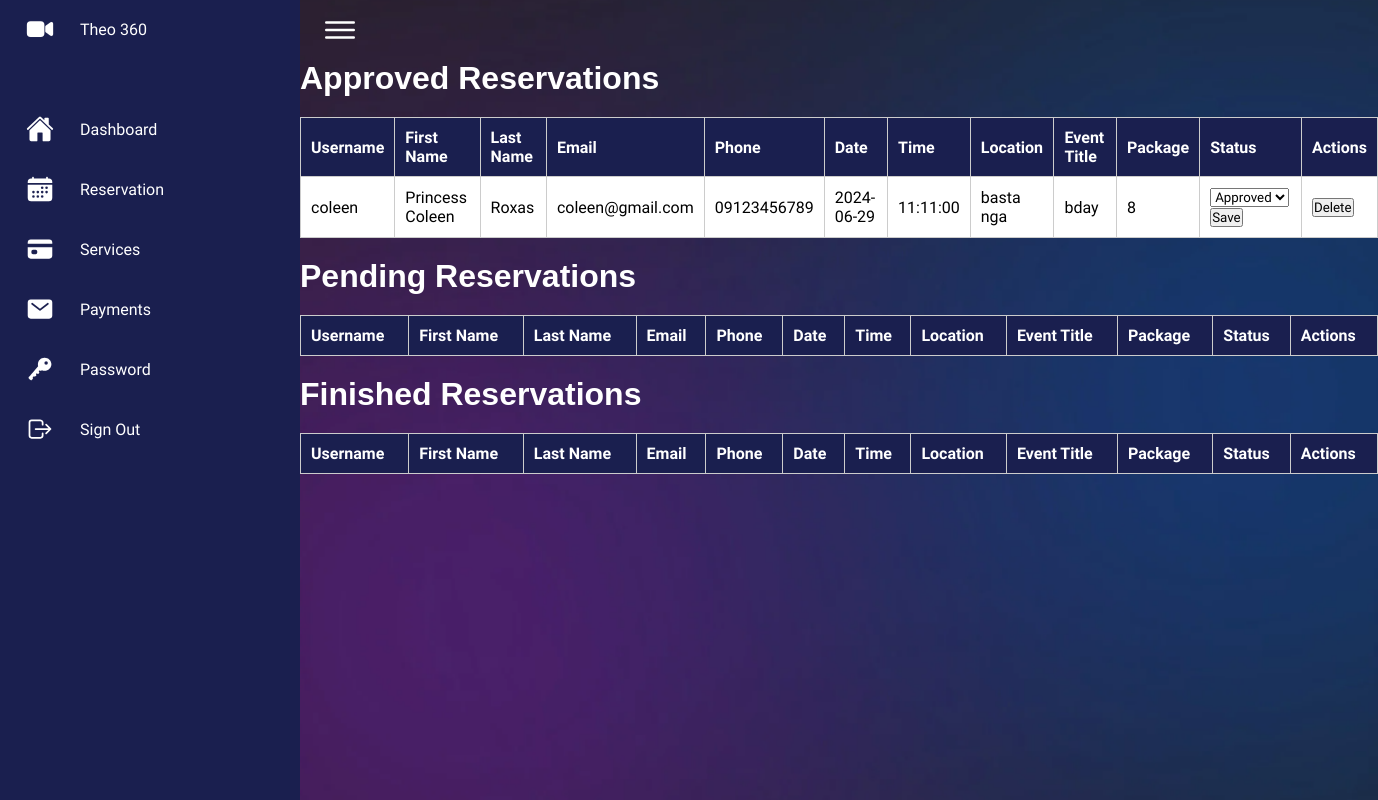
The app's page /reservation.php with its own data.
### tables this page shows
CREATE TABLE `bookings` (
  `booking_id` int(11) NOT NULL,
  `user_id` int(11) NOT NULL,
  `service_id` int(11) NOT NULL,
  `date` date DEFAULT NULL,
  `time` time DEFAULT NULL,
  `location` varchar(255) DEFAULT NULL,
  `indoor_outdoor` varchar(50) DEFAULT NULL,
  `event_title` varchar(255) DEFAULT NULL,
  `status` varchar(255) NOT NULL DEFAULT 'pending'
);

CREATE TABLE `users` (
  `user_id` int(11) NOT NULL,
  `email` varchar(255) NOT NULL,
  `first_name` varchar(255) NOT NULL,
  `last_name` varchar(255) NOT NULL,
  `username` varchar(255) NOT NULL,
  `password` varchar(255) NOT NULL,
  `p_num` varchar(225) NOT NULL,
  `role` enum('user','admin') DEFAULT 'user'
);

CREATE TABLE `services` (
  `service_id` int(11) NOT NULL,
  `service_name` varchar(255) NOT NULL,
  `service_desc` text NOT NULL,
  `service_price` decimal(10,2) NOT NULL
);

### reservation.php (the view, shortened to what this page needs)
<!DOCTYPE html>
<html lang="en">
<head>
    <link rel="stylesheet" href="assets/css/reservation.css">
    <link rel="stylesheet" href="./assets/css/style.css?v=<?php echo time();?>">
</head>
<body>
    <div class="container">
        <div class="navigation">
            <ul>
                <li>
                    <a href="#">
                        <span class="icon">
                            <ion-icon name="videocam"></ion-icon>
                        </span>
                        <span class="title">Theo 360</span>
                    </a>
                </li>
                <li>
                    <a href="admin.php">
                        <span class="icon">
                            <ion-icon name="home"></ion-icon>
                        </span>
                        <span class="title">Dashboard</span>
                    </a>
                </li>
                <li>
                    <a href="reservation.php">
                        <span class="icon">
                            <ion-icon name="calendar"></ion-icon>
                        </span>
                        <span class="title">Reservation</span>
                    </a>
                </li>
                <li>
                    <a href="service.php">
                        <span class="icon">
                            <ion-icon name="card"></ion-icon>
                        </span>
                        <span class="title">Services</span>
                    </a>
                </li>
                <li>
                    <a href="payments.php">
                        <span class="icon">
                            <ion-icon name="mail"></ion-icon>
                        </span>
                        <span class="title">Payments</span>
                    </a>
                </li>
                <li>
                    <a href="password.php">
                        <span class="icon">
                            <ion-icon name="key"></ion-icon>
                        </span>
                        <span class="title">Password</span>
                    </a>
                </li>
                <li>
                    <a href="index.php">
                        <span class="icon">
                            <ion-icon name="log-out-outline"></ion-icon>
                        </span>
                        <span class="title">Sign Out</span>
                    </a>
                </li>
            </ul>
        </div>
    </div>
    <div class="main">
        <div class="topbar">
            <div class="toggle">
                <ion-icon name="menu-outline"></ion-icon>
            </div>
        </div>
        <div class="container" id="approved-section" class="section">
            <h1>Approved Reservations</h1>
            <table>
                <thead>
                    <tr>
                        <th>Username</th>
                        <th>First Name</th>
                        <th>Last Name</th>
                        <th>Email</th>
                        <th>Phone</th>
                        <th>Date</th>
                        <th>Time</th>
                        <th>Location</th>
                        <th>Event Title</th>
                        <th>Package</th>
                        <th>Status</th>
                        <th>Actions</th>
                    </tr>
                </thead>
                <tbody id="approved-reservations">
                    <?php
                    include("classes/database.php");
                    try {
                        $query = $pdo->query("SELECT
                        bookings.booking_id,
                        users.user_id,
                        services.service_id,
                        bookings.date,
                        bookings.time,
                        bookings.location,
                        bookings.event_title,
                        bookings.status,
                        users.first_name,
                        users.last_name,
                        users.username,
                        users.email,
                        users.p_num
                        FROM
                        bookings
                    INNER JOIN users on bookings.user_id = users.user_id
                    INNER JOIN services on bookings.service_id = services.service_id WHERE status = 'approved'");
                        while ($row = $query->fetch(PDO::FETCH_ASSOC)) {
                            echo "<tr>";
                            echo "<td>" . htmlspecialchars($row['username']) . "</td>";
                            echo "<td>" . htmlspecialchars($row['first_name']) . "</td>";
                            echo "<td>" . htmlspecialchars($row['last_name']) . "</td>";
                            echo "<td>" . htmlspecialchars($row['email']) . "</td>";
                            echo "<td>" . htmlspecialchars($row['p_num']) . "</td>";
                            echo "<td>" . htmlspecialchars($row['date']) . "</td>";
                            echo "<td>" . htmlspecialchars($row['time']) . "</td>";
                            echo "<td>" . htmlspecialchars($row['location']) . "</td>";
                            echo "<td>" . htmlspecialchars($row['event_title']) . "</td>";
                            echo "<td>" . htmlspecialchars($row['service_id']) . "</td>";
                            echo "<td>
                                <select class='status-dropdown' onchange='updateStatus(this, " . $row['booking_id'] . ")'>
                                    <option value='approved'" . ($row['status'] == 'approved' ? ' selected' : '') . ">Approved</option>
                                    <option value='pending'" . ($row['status'] == 'pending' ? ' selected' : '') . ">Pending</option>
                                    <option value='finished'" . ($row['status'] == 'finished' ? ' selected' : '') . ">Finished</option>
                                </select>
                                <button onclick='saveStatus(this, " . $row['booking_id'] . ")'>Save</button>
                            </td>";
                            echo "<td><button onclick='deleteReservation(" . $row['booking_id'] . ")'>Delete</button></td>";
                            echo "</tr>";
                        }
                    } catch (Exception $e) {
                        echo "Error: " . $e->getMessage();
                    }
                    ?>
                </tbody>
            </table>
        </div>
        <div class="container" id="pending-section" class="section active">
            <h1>Pending Reservations</h1>
            <table>
                <thead>
                    <tr>
                        <th>Username</th>
                        <th>First Name</th>
                        <th>Last Name</th>
                        <th>Email</th>
                        <th>Phone</th>
                        <th>Date</th>
                        <th>Time</th>
                        <th>Location</th>
                        <th>Event Title</th>
                        <th>Package</th>
                        <th>Status</th>
                        <th>Actions</th>
                    </tr>
                </thead>
            </table>
        </div>
        <div class="container" id="finished-section" class="section">
            <h1>Finished Reservations</h1>
            <table>
                <thead>
                    <tr>
                        <th>Username</th>
                        <th>First Name</th>
                        <th>Last Name</th>
                        <th>Email</th>
                        <th>Phone</th>
                        <th>Date</th>
                        <th>Time</th>
                        <th>Location</th>
                        <th>Event Title</th>
                        <th>Package</th>
                        <th>Status</th>
                        <th>Actions</th>
                    </tr>
                </thead>
            </table>
        </div>
    </div>
</body>
</html>

### assets/css/reservation.css (style rules this page uses)
:root { --blue: #1A1F4F; --white: #fff; --gray: #f5f5f5; --black1: #222; --black2: #999; --purple: #69185B; }
h1 { color: var(--white); margin-bottom: 20px; font-family: 'Franklin Gothic Medium', 'Arial Narrow', Arial, sans-serif; }
body { background-image: url('../imgs/back.png'); background-position: center; background-size: cover; }
table { width: 100%; border-collapse: collapse; }
table, th, td { border: 1px solid #ccc; background-color: var(--white); }
th, td { padding: 10px; text-align: left; }
th { background-color: var(--blue); color: white; }

### assets/css/style.css (style rules this page uses)
* { font-family: "Ubuntu", sans-serif; margin: 0; padding: 0; box-sizing: border-box; }
:root { --blue: #1A1F4F; --white: #fff; --gray: #f5f5f5; --black1: #222; --black2: #999; --purple: #69185B; }
body { min-height: 100vh; overflow-x: hidden; background-image: url('../imgs/bg.png'); background-position: center; background-size: cover; }
.container { position: relative; width: 100%; }
.navigation { position: fixed; width: 300px; height: 100%; background: var(--blue); border-left: 10px solid var(--blue); transition: 0.5s; overflow: hidden; }
.navigation ul { position: absolute; top: 0; left: 0; width: 100%; }
.navigation ul li { position: relative; width: 100%; list-style: none; border-top-left-radius: 30px; border-bottom-left-radius: 30px; }
.navigation ul li:nth-child(1) { margin-bottom: 40px; pointer-events: none; }
.navigation ul li a { position: relative; display: block; width: 100%; display: flex; text-decoration: none; color: var(--white); }
.navigation ul li a .icon { position: relative; display: block; min-width: 60px; height: 60px; line-height: 75px; text-align: center; }
.navigation ul li a .icon ion-icon { font-size: 1.75rem; }
.navigation ul li a .title { position: relative; display: block; padding: 0 10px; height: 60px; line-height: 60px; text-align: start; white-space: nowrap; }
.main { position: absolute; width: calc(100% - 300px); left: 300px; min-height: 100vh; transition: 0.5s; background-image: url('../imgs/bg.png'); background-position: center; background-size: cover; }
.topbar { width: 100%; height: 60px; display: flex; justify-content: space-between; align-items: center; padding: 0 10px; color: #ddd; }
.toggle { position: relative; width: 60px; height: 60px; display: flex; justify-content: center; align-items: center; font-size: 2.5rem; cursor: pointer; color: #fff; }

### reservation.php (style rules this page uses)
.main { display: flex; flex-direction: column; }
.main .container { margin-bottom: 20px; }

### records on screen
bookings: user.username "coleen", user.first_name "Princess Coleen", user.last_name "Roxas", user.email "coleen@gmail.com", user.p_num "09123456789", date "2024-06-29", time "11:11:00", location "basta nga", event_title "bday", service.service_id "8", status+booking_id "Approved"
